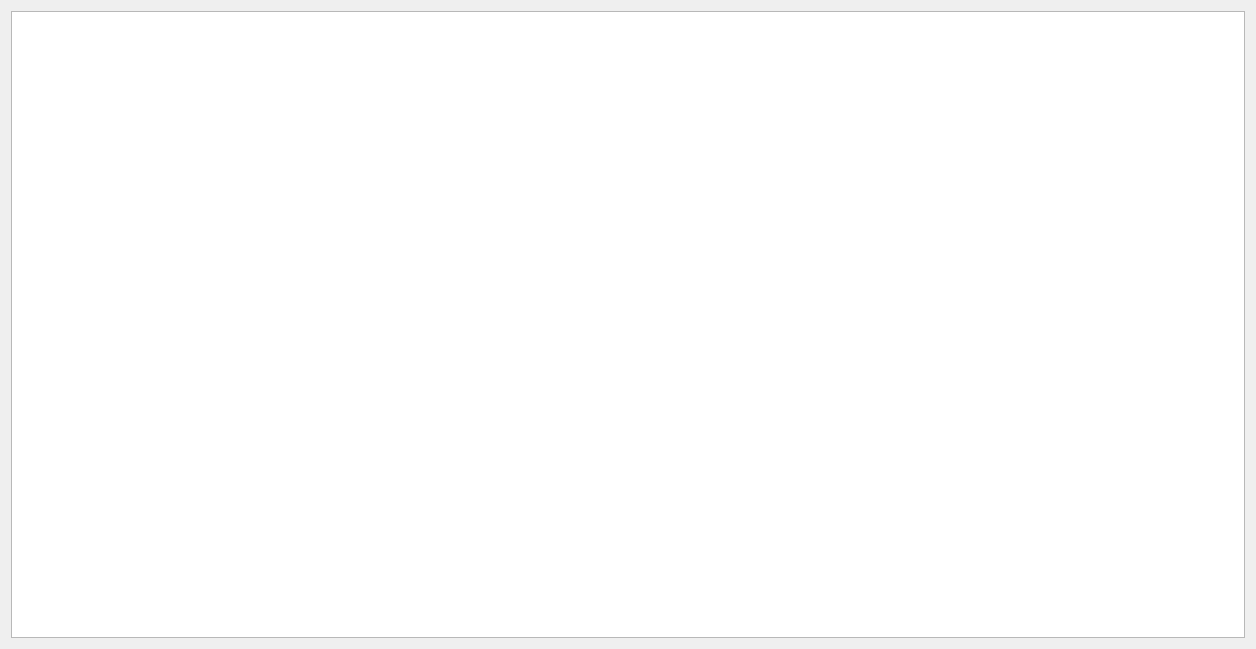
<?xml version="1.0" encoding="UTF-8"?>
<ui version="4.0">
 <class>Help</class>
 <widget class="QDialog" name="Help">
  <property name="geometry">
   <rect>
    <x>0</x>
    <y>0</y>
    <width>1256</width>
    <height>649</height>
   </rect>
  </property>
  <property name="windowTitle">
   <string>Справка по настройкам профиля</string>
  </property>
  <layout class="QVBoxLayout" name="verticalLayout">
   <item>
    <widget class="QTextBrowser" name="TxtHelp">
     <property name="html">
      <string>&lt;!DOCTYPE HTML PUBLIC &quot;-//W3C//DTD HTML 4.0//EN&quot; &quot;http://www.w3.org/TR/REC-html40/strict.dtd&quot;&gt;
&lt;html&gt;&lt;head&gt;&lt;meta name=&quot;qrichtext&quot; content=&quot;1&quot; /&gt;&lt;style type=&quot;text/css&quot;&gt;
p, li { white-space: pre-wrap; }
&lt;/style&gt;&lt;/head&gt;&lt;body style=&quot; font-family:'MS Shell Dlg 2'; font-size:7.8pt; font-weight:400; font-style:normal;&quot;&gt;
&lt;p style=&quot; margin-top:0px; margin-bottom:0px; margin-left:0px; margin-right:0px; -qt-block-indent:0; text-indent:0px;&quot;&gt;&lt;img src=&quot;:/profilesrus/HelpRus/HelpProfilesRus.png&quot; /&gt;&lt;/p&gt;&lt;/body&gt;&lt;/html&gt;</string>
     </property>
    </widget>
   </item>
  </layout>
 </widget>
 <resources>
  <include location="help.qrc"/>
 </resources>
 <connections/>
</ui>
